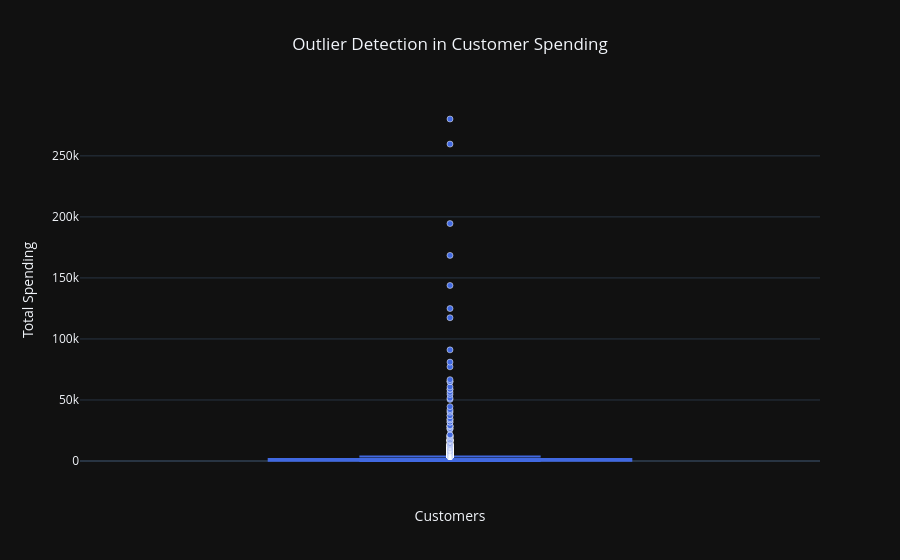

Source (notebook cell):
### Markdown cell above
# Box Plot for Outliers

### Code cell
fig = px.box(
    customer_df,
    y="TotalSpending",
    color_discrete_sequence=["royalblue"],
    title="Outlier Detection in Customer Spending"
)

fig.update_traces(
    marker_line_width=0.5, marker_line_color='white'
)

fig.update_layout(
    template="plotly_dark",
    xaxis_title="Customers",
    yaxis_title="Total Spending",
    title_x = 0.5
)

fig.show()

### Figure 1 — Plotly figure (JSON) as saved in the notebook; plotly's stock layout.template omitted (floating-point values rounded to 4 significant figures; data arrays with more than 128 entries replaced by an {"elided": "..."} marker saying what was removed)
{"data": [{"alignmentgroup": "True", "hovertemplate": "TotalSpending=%{y}<extra></extra>", "legendgroup": "", "marker": {"color": "royalblue", "line": {"color": "white", "width": 0.5}}, "name": "", "notched": false, "offsetgroup": "", "orientation": "v", "showlegend": false, "type": "box", "x0": " ", "xaxis": "x", "y": {"elided": "4338 float values"}, "y0": " ", "yaxis": "y"}], "layout": {"autosize": true, "boxmode": "group", "legend": {"tracegroupgap": 0}, "title": {"text": "Outlier Detection in Customer Spending", "x": 0.5}, "xaxis": {"anchor": "y", "autorange": true, "domain": [0, 1], "range": [-0.5, 0.5], "title": {"text": "Customers"}, "type": "category"}, "yaxis": {"anchor": "x", "autorange": true, "domain": [0, 1], "range": [-15560.0, 295800.0], "title": {"text": "Total Spending"}, "type": "linear"}}}
